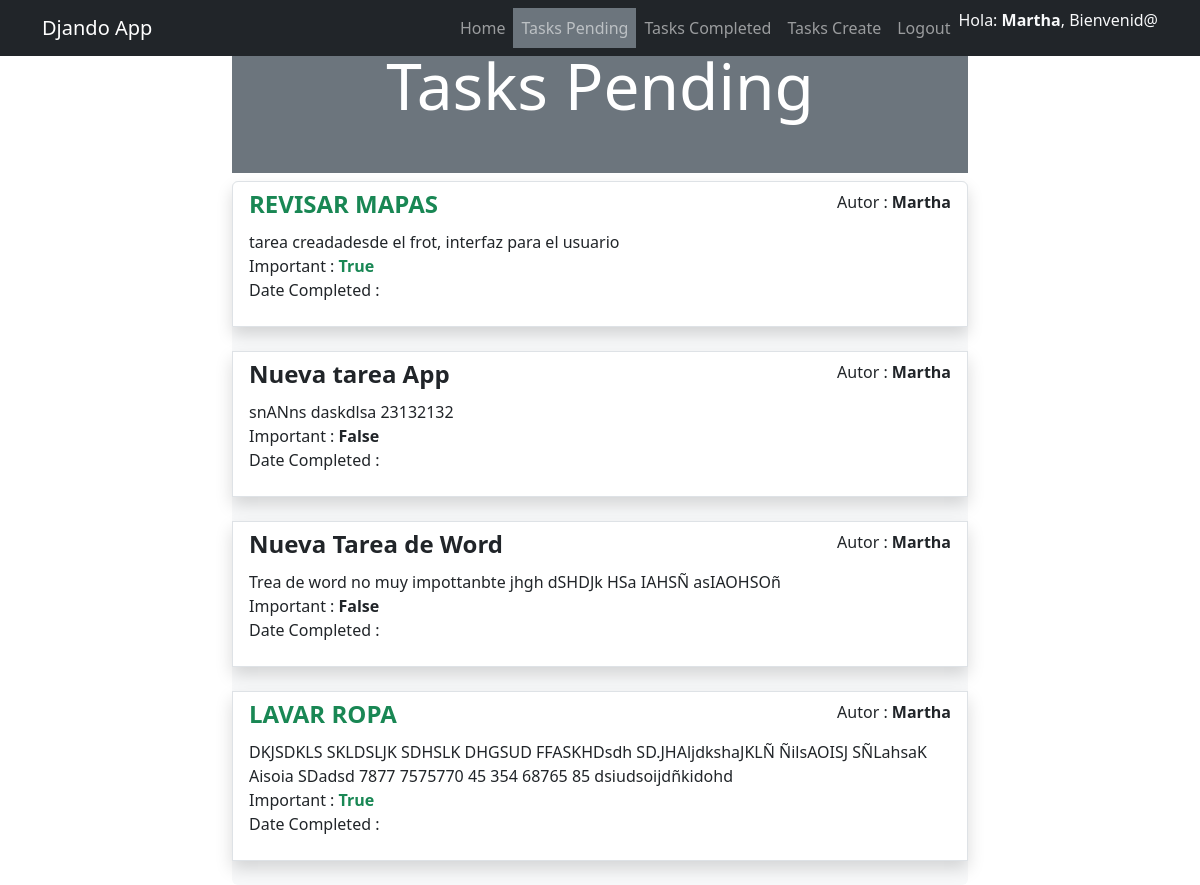
The app's page /tasks/ (signed in) with its own data.
### tasks/models.py (models this page shows, shortened)
class Task(models.Model):
    title = models.CharField(max_length=100)
    description = models.TextField()
    created = models.DateTimeField(auto_now_add=True)
    datecompleted = models.DateTimeField(null=True, blank=True)
    important = models.BooleanField(default=False)
    user = models.ForeignKey(User, on_delete=models.CASCADE)

### tasks/views.py (the view)
# urls.py: path('tasks/', views.tasks, name='tasks'),
@login_required
def tasks(request):
    tasks = Task.objects.filter(user=request.user, datecompleted__isnull=True) # filtra tarea x usuario logueado
    return render(request, 'tasks.html', {'tasks': tasks, 'title':'Tasks Pending'})

### tasks/templates/tasks.html
{% extends 'base.html' %}
{% block content %}
<main class="container">
  <div class="row">
    <div class="col-md-8 offset-md-2">
      <h1 class="text-center display-3 py-5 bg-secondary text-white">{{ title }} </h1>
        <ul class="list-group bg-light">
          {% for task in tasks %}
            <a href="{% url 'task_detail' task.id %}" class="list-group-item shadow">
              <header class="d-flex justify-content-between">
                {% if task.important %}
                  <h4 class="fw-bold text-success">{{ task.title }}</h4>
                  <p>Autor : <strong> {{ task.user.username }} </strong></p>
                {% else %}
                  <h4 class="fw-bold">{{ task.title }}</h4>
                  <p>Autor : <strong>{{ task.user.username }} </strong></p>
                {% endif %}
              </header>
                {{ task.description }}
                <br>
                Important :
              {% if task.important %}
                <span class="fw-bold text-success"> {{ task.important }}</span>
              {% else %}
                <span class="fw-bold"> {{ task.important }}</span>
              {% endif %}
              <p>Date Completed : <strong> {{ task.datecompleted|date:'M j Y' }} </strong></p>
            </a>
            <br>
          {% endfor %}
        </ul>
    </div>
  </div>
</main>
{% endblock content %}

### tasks/templates/base.html (shortened to what this page needs)
<!DOCTYPE html>
<html lang="en">
<head>
	<link rel="stylesheet" href="https://cdn.jsdelivr.net/npm/bootstrap@5.3.0-alpha1/dist/css/bootstrap.min.css">
	<link rel="stylesheet" href="https://getbootstrap.com/docs/5.3/assets/css/docs.css">
</head>
<body>
	  <nav class="navbar navbar-expand-lg bg-dark navbar-dark fixed-top">
		<div class="container">
			<a class="navbar-brand" href="/">Djando App</a>
		  <div class="collapse navbar-collapse" id="navbarNavAltMarkup">
			<div class="navbar-nav ms-auto">
        <ul class="navbar-nav">
          <li class="nav-item {% if request.path == '/' %}bg-secondary text-light{% endif %}>">
            <a href="/" class="nav-link">Home</a>
          </li>
          {% if user.is_authenticated %}
            <li class="nav-item {% if request.path == '/tasks/' %}bg-secondary text-light{% endif %}">
              <a href="{% url 'tasks' %}" class="nav-link" >Tasks Pending</a>
            </li>
            <li class="nav-item {% if request.path == '/tasks_completed/' %}bg-secondary text-light {% endif %}">
              <a href="{% url 'tasks_completed' %}" class="nav-link" >Tasks Completed</a>
            </li>
            <li class="nav-item {% if request.path == '/tasks/create/' %}bg-secondary text-light {% endif %}">
              <a href="{% url 'create_task' %}" class="nav-link" >Tasks Create</a>
            </li>
            <li class="nav-item">
              <a href="/logout" class="nav-link" >Logout</a>
            </li>
          {% endif %}
          {% if user.is_authenticated %}
            <li class="nav-item text-light">
              Hola: <strong>{{ request.user.username }}</strong>,  Bienvenid@
            </li>
          {% else %}
            <li class="nav-item text-light">
              Usuario: X, Bienvenido.
            <li class="nav-item">
          {% endif %}
        </ul>
			</div>
		  </div>
		</div>
	  </nav>
    {% block content %}{% endblock content %}
</body>
</html>

### records on screen
Task: title "REVISAR MAPAS", user.username "Martha", description "tarea creadadesde el frot, interfaz para el usuario", important "True"
Task: title "Nueva tarea App", user.username "Martha", description "snANns daskdlsa 23132132", important "False"
Task: title "Nueva Tarea de Word", user.username "Martha", description "Trea de word no muy impottanbte jhgh dSHDJk HSa IAHSÑ asIAOHSOñ", important "False"
Task: title "LAVAR ROPA", user.username "Martha", description "DKJSDKLS SKLDSLJK SDHSLK DHGSUD FFASKHDsdh SD.JHAljdkshaJKLÑ ÑilsAOISJ SÑLahsaK Aisoia SDadsd 7877 7575770 45 354 68765 85 dsiudsoijdñkidohd", important "True"

### other values on screen
{{ request.user.username }} "Martha"
{{ title }} "Tasks Pending"
